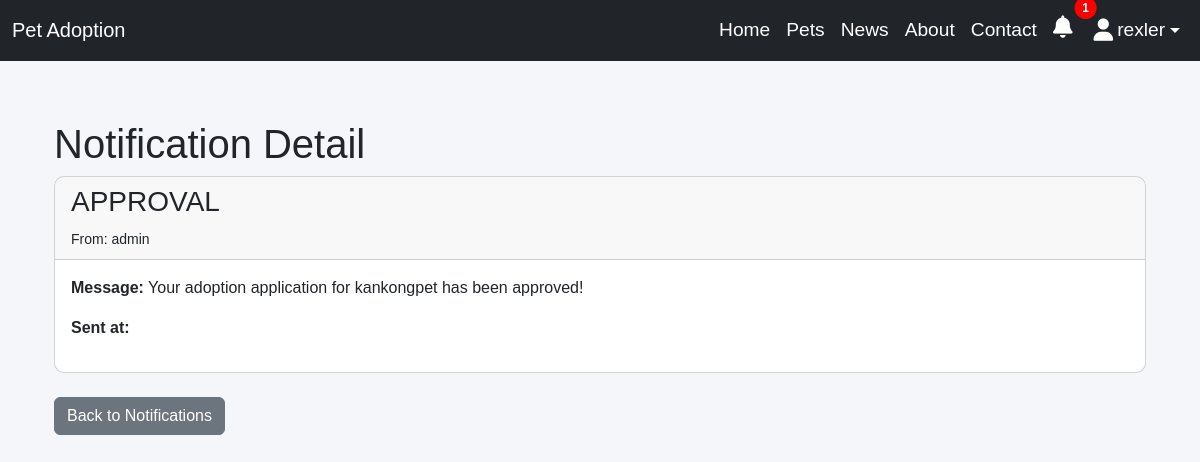
/notification/9/ (signed in), run on the app's committed database.
### accounts/models.py (models this page shows, shortened)
class CustomUser(AbstractUser):
    age = models.IntegerField(null=True, blank=True)
    gender = models.CharField(max_length=10,  choices=[
            ('Male', 'Male'),
            ('Female', 'Female'),
            ('Other', 'Other'),
        ],)
    phone_number = models.CharField(max_length=15)
    image = models.ImageField(upload_to='profile_images/', blank=True, null=True, default='profile_images/default_profile.jpg')

### app/models.py (models this page shows, shortened)
class Notification(models.Model):
    sender = models.ForeignKey(
        settings.AUTH_USER_MODEL,
        on_delete=models.CASCADE,
        related_name="sent_notifications"
    )
    recipient = models.ForeignKey(
        settings.AUTH_USER_MODEL,
        on_delete=models.CASCADE,
        related_name="received_notifications"
    )
    application = models.ForeignKey(
        AdoptionApplication,
        on_delete=models.CASCADE,
        null=True, blank=True
    )
    message = models.TextField()
    notification_type = models.CharField(
        max_length=50,
        choices=[
            ("APPLICATION_SUBMITTED", "Application Submitted"),
            ("APPLICATION_APPROVED", "Application Approved"),
            ("APPLICATION_DENIED", "Application Denied"),
            ("GENERAL", "General Notification"),
        ],
        default="GENERAL",
    )
    timestamp = models.DateTimeField(auto_now_add=True)
    is_read = models.BooleanField(default=False)

### app/views.py (the view)
# urls.py: path('notification/<int:pk>/', NotificationDetailView.as_view(), name='notification_detail'),
class NotificationDetailView(LoginRequiredMixin, DetailView):
    model = Notification
    template_name = 'notification/notification_detail.html'
    context_object_name = 'notification'

### app/context_processors.py (called while the page is built)
def notification_count(request):
    if request.user.is_authenticated:
        unread_count = Notification.objects.filter(
            Q(sender=request.user) | Q(recipient=request.user),
            is_read=False
        ).count()
    else:
        unread_count = 0
    return {'unread_notifications_count': unread_count}

### app/templates/notification/notification_detail.html (shortened to what this page needs)
{% extends 'app/base.html' %}
{% block content %}
    <div class="container mt-4">
        <h1>Notification Detail</h1>
        <div class="card">
            <div class="card-header">
                <h3>{{ notification.notification_type }}</h3>
                <small>From: {{ notification.sender.username }}</small>
            </div>
            <div class="card-body">
                <p><strong>Message:</strong> {{ notification.message }}</p>
                <p><strong>Sent at:</strong> {{ notification.created_at }}</p>
            </div>
        </div>
        <a href="{% url 'notification_list' %}" class="btn btn-secondary mt-4">Back to Notifications</a>
    </div>
{% endblock content %}

### app/templates/app/base.html (shortened to what this page needs)
<!DOCTYPE html>
{% load static %}
<html lang="en">
<head>
    <link rel="stylesheet" href="https://cdn.jsdelivr.net/npm/bootstrap@5.3.0/dist/css/bootstrap.min.css">
    <link rel="stylesheet" href="https://cdnjs.cloudflare.com/ajax/libs/font-awesome/6.4.2/css/all.min.css">
    <link rel="stylesheet" href="{% static 'css/base.css' %}">
</head>
<body>
    <nav class="navbar navbar-expand-lg navbar-dark bg-dark fixed-top">
        <div class="container-fluid">
            <a class="navbar-brand" href="{% url 'pet_list' %}">Pet Adoption</a>
            <div class="collapse navbar-collapse" id="navbarNav">
                <ul class="navbar-nav ms-auto">
                    <li class="nav-item">
                        <a class="nav-link active" href="{% url 'home' %}">Home</a>
                    </li>
                    <li class="nav-item">
                        <a class="nav-link" href="{% url 'pet_list' %}">Pets</a>
                    </li>
                    <li class="nav-item">
                        <a class="nav-link" href="{% url 'post_list' %}">News</a>
                    </li>
                    <li class="nav-item">
                        <a class="nav-link" href="{% url 'about' %}">About</a>
                    </li>
                    <li class="nav-item">
                        <a class="nav-link" href="{% url 'contact' %}">Contact</a>
                    </li>
                    <li class="nav-item">
                        <a class="nav-link position-relative" href="{% url 'notification_list' %}">
                            <i class="fas fa-bell"></i>
                            {% if unread_notifications_count > 0 %}
                            <span class="badge badge-danger position-absolute top-0 start-100 translate-middle">
                                {{ unread_notifications_count }}
                            </span>
                            {% endif %}
                        </a>
                    </li>
                    {% if user.is_authenticated %}
                    <li class="nav-item dropdown">
                        <a class="nav-link dropdown-toggle d-flex align-items-center" href="#" id="userDropdown" role="button" data-bs-toggle="dropdown" aria-expanded="false">
                            {% if user.profile.image %}
                                <img src="{{ user.profile.image.url }}" alt="Profile" class="rounded-circle me-1" width="30" height="30">
                            {% else %}
                                <i class="fas fa-user me-1"></i>
                            {% endif %}
                            {{ user.username }}
                        </a>
                    </li>
                    {% endif %}
                </ul>
            </div>
        </div>
    </nav>
    <div class="container mt-5 pt-5">
        {% block content %}
        {% endblock %}
    </div>
</body>
</html>

### static/css/base.css (style rules this page uses)
body { font-family: 'Arial', sans-serif; background-color: #f4f6f9; margin: 0; padding: 0; }
a { text-decoration: none; color: inherit; }
.nav-link { color: white !important; font-size: 1.2rem; display: flex; align-items: center; position: relative; padding-right: 20px; }
.nav-link i { font-size: 1.4rem; margin-right: 5px; }
.badge-danger { background-color: red; color: white; font-size: 0.75rem; padding: 5px 8px; border-radius: 50%; }
.card { border-radius: 10px; overflow: hidden; }
.card-body { padding: 1rem; }

### data on the page
CustomUser: username "rexler"
Notification: notification_type "APPROVAL", sender.username "admin", message "Your adoption application for kankongpet has been approved!"

### other printed values
{{ unread_notifications_count }} "1"
